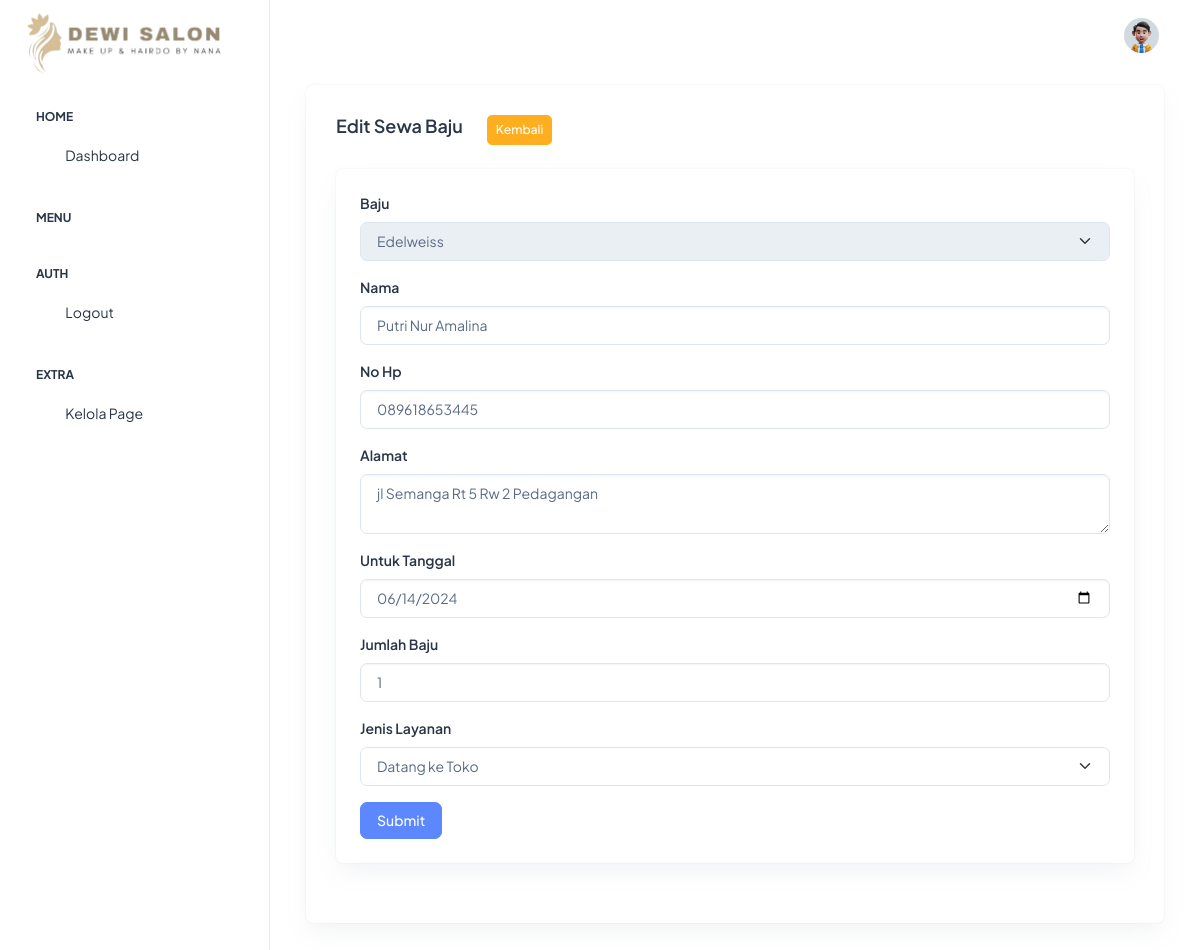
The app's page /baju/sewa_edit/3 with its own data.
### tables this page shows
CREATE TABLE `sewa_baju` (
  `id` int(11) NOT NULL,
  `id_baju` int(11) NOT NULL,
  `id_pelayanan` int(11) NOT NULL,
  `id_akun` int(11) NOT NULL,
  `nama` varchar(35) NOT NULL,
  `no_hp` varchar(13) NOT NULL,
  `alamat` text NOT NULL,
  `untuk_tgl` date NOT NULL,
  `jml_baju` int(3) NOT NULL,
  `total` int(11) NOT NULL,
  `status` enum('Menunggu','Batal','Selesai') NOT NULL DEFAULT 'Menunggu',
  `tgl_sewa` date NOT NULL DEFAULT current_timestamp()
);

CREATE TABLE `baju` (
  `id` int(4) NOT NULL,
  `id_kategori_baju` int(4) NOT NULL,
  `nama_baju` varchar(40) NOT NULL,
  `harga_sewa` int(11) NOT NULL,
  `stok` int(4) NOT NULL,
  `foto` text NOT NULL
);

CREATE TABLE `pelayanan` (
  `id` int(4) NOT NULL,
  `pelayanan` varchar(40) NOT NULL,
  `harga_layanan` int(11) NOT NULL,
  `deskripsi` text NOT NULL
);

### application/controllers/Baju.php (called while the page is built, shortened)
<?php
class Baju extends CI_Controller
{
    public function sewa_edit($id)
    {
        $data = [
            'baju' => $this->baju->get_baju(),
            'pelayanan' => $this->pelayanan->get_pelayanan(),
            'sewa' => $this->baju->get_sewa_by_id($id),
        ];
        $this->load->view('admin/layout/header', $data);
        $this->load->view('admin/baju/sewa/edit');
        $this->load->view('admin/layout/footer');
    }
}

### index.php (called while the page is built, shortened)
<?php
require_once BASEPATH.'core/CodeIgniter.php';

### application/models/Baju_model.php (called while the page is built, shortened)
<?php
class Baju_model extends CI_Model
{
    public function get_baju()
    {
        $result = $this->db->select('baju.*, kategori_baju.kategori_baju')
            ->from('baju')
            ->join('kategori_baju', 'baju.id_kategori_baju = kategori_baju.id')
            ->get()
            ->result();
        return $result;
    }
    public function get_sewa_by_id($id)
    {
        $result = $this->db->select('sewa_baju.*, akun.username, akun.email, pelayanan.pelayanan, pelayanan.harga_layanan, baju.nama_baju, baju.harga_sewa')
            ->from('sewa_baju')
            ->join('akun', 'sewa_baju.id_akun = akun.id')
            ->join('pelayanan', 'sewa_baju.id_pelayanan = pelayanan.id')
            ->join('baju', 'sewa_baju.id_baju = baju.id')
            ->where('sewa_baju.id', $id)
            ->order_by('sewa_baju.id', 'desc')
            ->get()
            ->row();
        return $result;
    }
}

### application/models/Pelayanan_model.php (called while the page is built, shortened)
<?php
class Pelayanan_model extends CI_Model
{
    public function get_pelayanan()
    {
        $result = $this->db->select('*')
            ->from('pelayanan')
            ->get()
            ->result();
        return $result;
    }
}

### application/views/admin/baju/sewa/edit.php (the view, shortened to what this page needs)
<div class="container-fluid">
    <div class="card">
        <div class="card-body">
            <div class="d-flex mb-4">
                <h5 class="card-title fw-semibold">Edit Sewa Baju</h5>
                <a href="<?= base_url('baju/sewa') ?>" class="btn btn-sm btn-warning ms-4">Kembali</a>
            </div>
            <div class="card">
                <div class="card-body p-4">
                    <form action="<?= base_url('baju/proses_sewa_edit/' . $sewa->id) ?>" method="post">
                        <div class="mb-3">
                            <label class="form-label">Baju</label>
                            <select class="form-select" name="baju" disabled>
                                <?php foreach ($baju as $row) : ?>
                                    <option value="<?= $row->id ?>" <?= $row->id == $sewa->id_baju ? 'selected' : '' ?>><?= $row->nama_baju ?></option>
                                <?php endforeach ?>
                            </select>
                        </div>
                        <div class="mb-3">
                            <label class="form-label">Nama</label>
                            <input type="text" class="form-control" name="nama" value="<?= $sewa->nama ?>" required>
                        </div>
                        <div class="mb-3">
                            <label class="form-label">No Hp</label>
                            <input type="text" class="form-control" name="no_hp" value="<?= $sewa->no_hp ?>" required>
                        </div>
                        <div class="mb-3">
                            <label class="form-label">Alamat</label>
                            <textarea type="text" class="form-control" name="alamat" required><?= $sewa->alamat ?></textarea>
                        </div>
                        <div class="mb-3">
                            <label class="form-label">Untuk Tanggal</label>
                            <input type="date" class="form-control" name="untuk_tgl" value="<?= $sewa->untuk_tgl ?>" required>
                        </div>
                        <div class="mb-3">
                            <label class="form-label">Jumlah Baju</label>
                            <input type="number" class="form-control" name="jml_baju" value="<?= $sewa->jml_baju ?>" required>
                        </div>
                        <div class="mb-3">
                            <label class="form-label">Jenis Layanan</label>
                            <select class="form-select" name="layanan" required>
                                <?php foreach ($pelayanan as $row) : ?>
                                    <option value="<?= $row->id ?>" <?= $row->id == $sewa->id_pelayanan ? 'selected' : '' ?>><?= $row->pelayanan ?></option>
                                <?php endforeach ?>
                            </select>
                        </div>
                        <button type="submit" class="btn btn-primary">Submit</button>
                    </form>
                </div>
            </div>
        </div>
    </div>
</div>

### records on screen
sewa_baju: baju "Edelweiss", nama "Putri Nur Amalina", no_hp "089618653445", alamat "jl Semanga Rt 5 Rw 2 Pedagangan", untuk_tgl "06/14/2024", jml_baju "1", layanan "Datang ke Toko"
